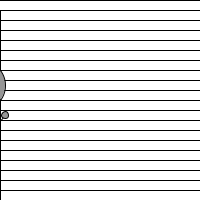
Frame 1 (no input)
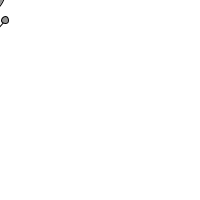
Frame 60 (the mouse pressed at the canvas centre just before this capture)
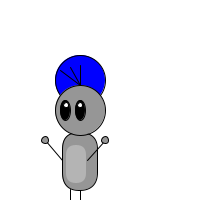
Frame 120 (the mouse held since frame 60 and released just before this capture)

The Processing sketch that drew these frames (run headless with seeded random() and noise(); from frame 60 on, the mouse is pressed at the canvas centre):

// Processing sketch: processing_145810
// ── processing_145810.pde

int monsterX;
int monsterY;

int richting;
int teller;
boolean test;
int y;


void setup(){
  size(200, 200); 
  

  monsterX = 100;
  monsterY = 100;
  
  test = true;
  richting= 5;
  teller= 0;
  y = 0;
 
  
}

void draw() {
  background(255);
   Achtergrond();
   Beweging();
   Monster();
}
  
 void Achtergrond(){
   while(y < height){
   stroke(0);
   rect(0, y, width, y);
   y = y + 10;
 }
}
  
 
 void Beweging(){ 
  
  monsterX= mouseX;
  
  if (test == true){
      fill(0,0,255);
     ellipse(monsterX-20, monsterX-20, 50, 50);
  } 
  
  if (test == false){
  }
  
 monsterY = monsterY + richting;
 if (monsterY > 200 || monsterY <0){
 richting= -richting;
 teller = teller +1;
 }
 
 if(teller == 5){
 teller = 0;
 test = !test;
 }
 
 println(teller);
 }
  
 
 void Monster(){
  
   stroke(0);
  fill(150);
  rect(monsterX-38, monsterY+2, 35, 58, 45, 45, 18, 18);        //lichaam van het monstertje
  fill(180);                                                //kleur van het buikje
  noStroke();                                               //rand van het buikje 
  rect(monsterX-34, monsterY+15, 20, 38, 45, 45, 18, 18);       //het buikje van het monstertje
 
  stroke(0);                                                //omlijning van het hoofdje
  fill(150);                                                //kleur van het hoofd
  ellipse(monsterX-20, monsterY-20, 50, 50);                    //hoofd van het monstertje
  
  fill(0);                                                  //kleur oog  
  ellipse(monsterX-35, monsterY-20, 10, 20);                    //linkeroog
  fill(0);                                                  //kleur oog
  ellipse(monsterX-20, monsterY-20, 10, 20);                    //rechteroog    
  fill(255);                                                //sparking  
  ellipse(monsterX-34, monsterY-25, 5, 5);                      //linkertwinkeling
  fill(255);                                                //sparking
  ellipse(monsterX-20, monsterY-25, 5, 5);                      //rechtertwinkeling
  
  line(monsterX-20, monsterY+60, monsterX-20, monsterY+90);         //rechtbeentje       
  line(monsterX-30, monsterY+59, monsterX-30, monsterY+90);         //linkerbeentje
  stroke(0);                                                //omlijning rechtervoetje
  fill(150);                                                //kleur rechtervoetje
  ellipse(monsterX-20, monsterY+90, 7, 7);                      //rechtervoetje
  stroke(0);                                                //omlijning linkervoetje
  fill(150);                                                //kleur linkervoetje
  ellipse(monsterX-30, monsterY+90, 7, 7);                      //linkervoetje
  
  line(monsterX-20, monsterY-45, monsterX-40, monsterY-60);         //haartje
  line(monsterX-20, monsterY-45, monsterX-20, monsterY-65);         //haartje
  line(monsterX-20, monsterY-45, monsterX-30, monsterY-63);         //haartje
  
  line(monsterX-38, monsterY+30, monsterX-55, monsterY+10);         //linkerarmpje
  line(monsterX-13, monsterY+30, monsterX+5, monsterY+10);          //rechterarmpje
  stroke(0);                                                //omlijning linkerhandje
  fill(150);                                                //kleur linkerhandje
  ellipse(monsterX-55, monsterY+10, 7, 7);                      //linkerhandje
  
  stroke(0);                                                //omlijning rechterhandje
  fill(150);                                                //kleur rechterhandje
  ellipse(monsterX+5, monsterY+10, 7, 7);                       //rechterhandje
  
 } 
